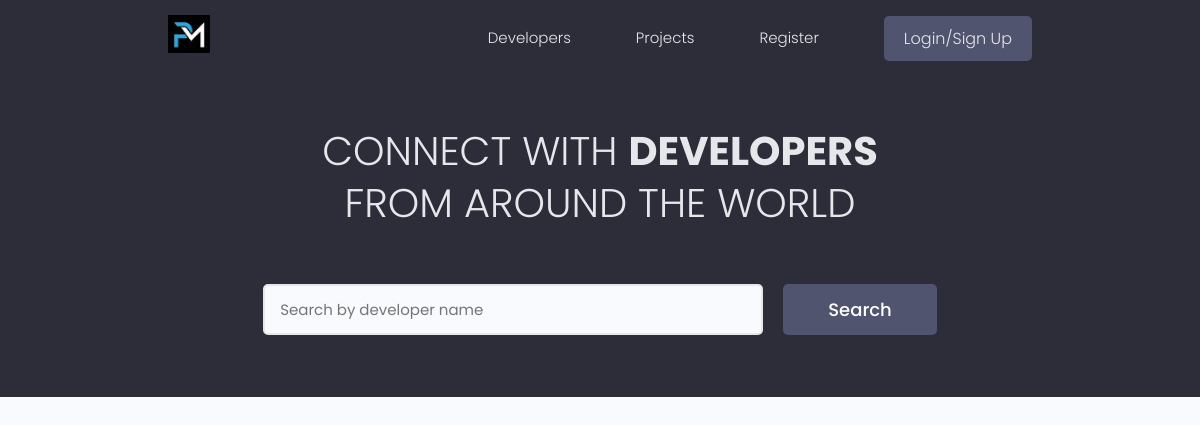
/, run on an earlier commit of the app's database.
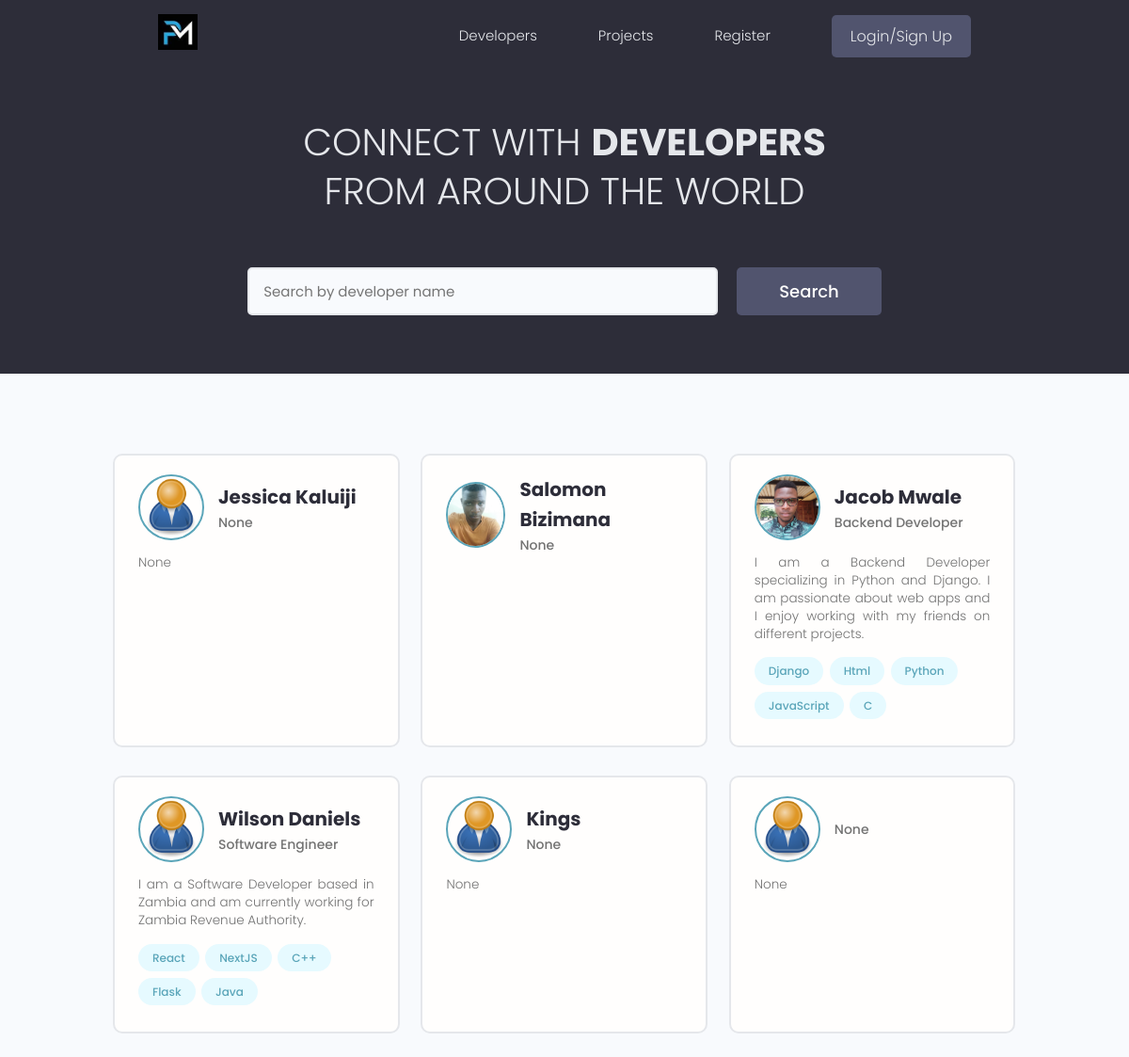
And on a later commit of the database.
### users/models.py (models this page shows, shortened)
class Profile(models.Model):
    user = models.OneToOneField(User, on_delete=models.CASCADE, null=True, blank=True)
    name = models.CharField(max_length=200, blank=True, null=True)
    username = models.CharField(max_length=200, blank=True, null=True)
    location = models.CharField(max_length=200, blank=True, null=True)
    email = models.EmailField(max_length=500, null=True, blank=True)
    short_intro = models.CharField(max_length=200, null=True, blank=True)
    bio = models.TextField(null=True, blank=True)
    profile_image = models.ImageField(
        null=True, blank=True, upload_to="profiles/", default="profiles/user-default.png")
    social_github = models.CharField(max_length=200, blank=True, null=True)
    social_facebook = models.CharField(max_length=200, blank=True, null=True)
    social_linkedin = models.CharField(max_length=200, blank=True, null=True)
    social_twitter = models.CharField(max_length=200, blank=True, null=True)
    social_youtube = models.CharField(max_length=200, blank=True, null=True)
    social_website = models.CharField(max_length=200, blank=True, null=True)
    created = models.DateTimeField(auto_now_add=True)
    id = models.UUIDField(default=uuid.uuid4, unique=True,
                           primary_key=True, editable=False)

class Skill(models.Model):
    owner = models.ForeignKey(Profile, on_delete=models.CASCADE)
    name = models.CharField(max_length=200, blank=True, null=True)
    description = models.TextField(blank=True, null=True)
    created = models.DateTimeField(auto_now_add=True)
    id = models.UUIDField(default=uuid.uuid4, unique=True,
                           primary_key=True, editable=False)
    def __str__(self):
        return str(self.name)

### users/views.py (the view)
# urls.py: path('', views.profiles, name="profiles"),
def profiles(request):
    profiles, search_query = searchProfiles(request)
    context = {
        'profiles': profiles,
        'search_query': search_query,
    }
    return render(request, 'users/profiles.html', context)

### users/utils.py (called while the page is built)
def searchProfiles(request):
    search_query = ''
    if request.GET.get('search_query'):
        search_query = request.GET.get('search_query')
    skills = Skill.objects.filter(name__icontains=search_query)
    profiles = Profile.objects.distinct().filter(
        Q(name__icontains=search_query) |
        Q(short_intro__icontains=search_query) |
        Q(skill__in=skills))
    return profiles, search_query

### users/templates/users/profiles.html (shortened to what this page needs)
{% extends 'main.html' %}
{% block content %}
  <main class="home">
    <section class="hero-section text-center">
      <div class="container container--narrow">
        <div class="hero-section__box">
          <h2>CONNECT WITH <span>DEVELOPERS</span></h2>
          <h2>FROM AROUND THE WORLD</h2>
        </div>
        <div class="hero-section__search">
          <form class="form" action="{% url 'profiles' %}" method="get">
            <div class="form__field">
              <input class="input input--text" id="formInput#search" type="text" name="search_query"
                value="{{ search_query }}" placeholder="Search by developer name" />
            </div>
            <input class="btn btn--sub btn--lg" type="submit" value="Search" />
          </form>
        </div>
      </div>
    </section>
    <section class="devlist">
      <div class="container">
        <div class="grid grid--three">
            {% for profile in profiles %}
                <div class="column card">
                    <div class="dev">
                    <a href="{% url 'user-profile' profile.id %}" class="card__body">
                        <div class="dev__profile">
                            <img class="avatar avatar--md" src="{{ profile.profile_image.url }}" alt="image" />
                        <div class="dev__meta">
                            <h3>{{ profile.name }}</h3>
                            <h5>{{ profile.short_intro|slice:"80" }}</h5>
                        </div>
                        </div>
                        <p class="dev__info">{{ profile.bio|slice:"150"}}</p>
                        <div class="dev__skills">
                        {% for skill in profile.skill_set.all|slice:"5" %}
                            <span class="tag tag--pill tag--main">
                                <small>{{ skill }}</small>
                            </span>
                        {% endfor %}
                        </div>
                    </a>
                    </div>
                </div>
          {% endfor %}
        </div>
      </div>
    </section>
  </main>
{% endblock content %}

### templates/main.html (shortened to what this page needs)
<!DOCTYPE html>
{% load static %}
<html>
    <head>
        <link rel="stylesheet" href="https://cdn.iconmonstr.com/1.3.0/css/iconmonstr-iconic-font.min.css" />
        <link rel="stylesheet" href="{% static 'uikit/styles/uikit.css' %}" />
        <link rel="stylesheet" href="{% static 'css/app.css' %}" />
    </head>
    <body>
        {% include 'navbar.html' %}
        {% block content %}
        {% endblock content %}
    </body>
</html>

### templates/navbar.html (shortened to what this page needs)
{% load static %}
 <header class="header">
    <div class="container container--narrow">
      <a href="{% url 'profiles' %}" class="header__logo">
        <img src="{% static 'images/logo.jpeg' %}" alt="Project Manager Logo" />
      </a>
      <nav class="header__nav">
        <ul class="header__menu">
          <li class="header__menuItem"><a href="{% url 'profiles' %}">Developers</a></li>
          <li class="header__menuItem"><a href="{% url 'projects' %}">Projects</a></li>
          <li class="header__menuItem"><a href="{% url 'register' %}">Register</a></li>
          {% if request.user.is_authenticated %}
            <li class="header__menuItem"><a href="{% url 'create-project' %}">Add project</a></li>
            <li class="header__menuItem"><a href="{% url 'account' %}">My Account</a></li>
            <li class="header__menuItem"><a href="{% url 'logout' %}" class="btn btn--sub">Logout</a></li>
          {% else %}
            <li class="header__menuItem"><a href="{% url 'login' %}" class="btn btn--sub">Login/Sign Up</a></li>
          {% endif %}
        </ul>
      </nav>
    </div>
  </header>

### static/css/app.css (style rules this page uses)
:root { --color-sub: #2d2d39; }
.btn--sub { background-color: var(--color-sub-light); }
.card { border: 2px solid var(--color-light); }
img { width: 100%; }
.header { position: sticky; z-index: 111; background-color: var(--color-sub); padding: 1.5rem 0; }
.header > .container { display: flex; justify-content: space-between; align-items: center; }
.header__logo > img { height: 3.8rem; }
.header__nav > ul { display: inline-flex; align-items: center; list-style: none; gap: 6.5rem; }
.header__menuItem > a { color: var(--color-light); font-weight: 300; }
.hero-section { height: 40vh; display: flex; align-items: center; background-color: var(--color-sub); }
.hero-section__box { margin-bottom: 4rem; }
.hero-section__box > h2, .hero-section__box > h2 > span { font-size: 4rem; color: var(--color-light); line-height: 1.3; text-transform: uppercase; }
.hero-section__box > h2 { font-weight: 300; }
.hero-section__box > h2 > span { font-weight: 700; }
.hero-section__search > .form { display: flex; align-items: center; justify-content: center; gap: 2rem; }
.hero-section__search > .form input.input--text { width: 50rem; }
.devlist { margin-top: 8rem; }
.devlist .grid { align-items: stretch; }
.devlist .dev .dev__profile { display: flex; align-items: center; gap: 1.5rem; }
.devlist .dev .dev__meta h3 { color: var(--color-sub); font-size: 2rem; font-weight: 700; }
.devlist .dev .dev__meta h5 { color: var(--color-text); font-size: 1.4rem; font-weight: 500; }
.devlist .dev .dev__info { margin: 1.5rem 0; font-size: 1.35rem; line-height: 1.4; text-align: justify; }

### static/uikit/styles/modules/_variables.css (style rules this page uses)
:root { --color-main: #5aa5b9; --color-main-light: #e6faff; --color-sub: #3f4156; --color-sub-light: #51546e; --color-sub-lighter: #ededfd; --color-text: #737373; --color-gray: #8b8b8b; --color-light: #e5e7eb; --color-light-gray: #767676; --color-bg: #f8fafd; --color-white: #fffefd; --color-white-light: #f3f3f3; --color-success: #359e64; --color-success-bg: #def8e8; --color-error: #fc4b0b; --color-error-bg: #fff2ee; --font-base: 'Poppins', arial, helvetica, 'Segoe UI', roboto, ubuntu, sans-serif; --font-monospace: 'Fira Code', 'Courier New', courier, monospace; --font-regular: 300; --font-medium: 500; --font-bold: 700; --generic-shadow: 1px 1px 5px #00000010; --generic-transition: all 0.3s ease-in-out; }

### static/uikit/styles/modules/_base.css (style rules this page uses)
* { margin: 0; padding: 0; box-sizing: border-box; text-rendering: optimizeLegibility; color: inherit; font-size: inherit; }
html { font-size: 50%; }
@media only screen and (min-width: 480px) { html { font-size: 56.25%; } }
@media only screen and (min-width: 1200px) { html { font-size: 62.5%; } }
body { line-height: 1.6; font-weight: 400; font-size: 1.5rem; color: var(--color-text); background-color: var(--color-bg); min-height: 100vh; }

### static/uikit/styles/modules/_typography.css (style rules this page uses)
* { font-family: var(--font-base); }
h2 { font-size: 3.6rem; font-weight: var(--font-bold); }
h3 { font-size: 3.2rem; font-weight: var(--font-medium); }
h5 { font-size: 2.4rem; font-weight: var(--font-medium); }
h5, h6 { font-weight: var(--font-regular); }
p, span, strong { font-size: 1.6rem; color: var(--color-text); font-weight: var(--font-regular); }
a { padding-bottom: 2px; text-decoration: none; display: inline-block; color: var(--color-main); font-weight: var(--font-medium); }

### static/uikit/styles/modules/_utilities.css (style rules this page uses)
.container { width: 92%; max-width: 165rem; margin: 0 auto; box-sizing: border-box; }
.container--narrow { width: 92%; max-width: 120rem; }
@media screen and (min-width: 1000px) { .container { width: 90%; } }
@media screen and (min-width: 1000px) { .container--narrow { width: 85%; } }
@media screen and (min-width: 1200px) { .container { width: 80%; } }
@media screen and (min-width: 1200px) { .container--narrow { width: 72%; } }
.text-center { text-align: center; }

### static/uikit/styles/modules/_avatar.css (style rules this page uses)
.avatar { border-radius: 50%; border: 2px solid var(--color-main); object-fit: cover; }
.avatar--md { height: 7rem; width: 7rem; }

### static/uikit/styles/modules/_button.css (style rules this page uses)
.btn { display: inline-block; position: relative; cursor: pointer; background-color: var(--color-light); font-weight: var(--font-medium); color: var(--color-sub); text-decoration: none; padding: 1rem 2rem; border-radius: 0.5rem; border: none; width: -webkit-fit-content; width: -moz-fit-content; width: fit-content; height: -webkit-fit-content; height: -moz-fit-content; height: fit-content; font-size: 1.6rem; outline-width: 0; outline-color: transparent; -webkit-backface-visibility: hidden; backface-visibility: hidden; transition: all 0.3s ease-in-out; }
.btn--sub { background-color: var(--color-sub); color: var(--color-white); }
.btn--lg { font-size: 1.8rem; padding: 1.2rem 4.5rem; }

What changed in the data, as far as the page shows it:
added Profile: profile_image (placeholder picture), name "Jessica Kaluiji", short_intro "None", bio "None"
added Profile: profile_image (picture), name "Salomon Bizimana", short_intro "None"
added Profile: profile_image (picture), name "Jacob Mwale", short_intro "Backend Developer", bio "I am a Backend Developer specializing in Python and Django. I am passionate about web apps and I enjoy working with my friends on different projects."
added Skill: name "Django", shown under "Jacob Mwale"
added Skill: name "Html", shown under "Jacob Mwale"
added Skill: name "Python", shown under "Jacob Mwale"
added Skill: name "JavaScript", shown under "Jacob Mwale"
added Skill: name "C", shown under "Jacob Mwale"
added Profile: profile_image (placeholder picture), name "Wilson Daniels", short_intro "Software Engineer", bio "I am a Software Developer based in Zambia and am currently working for Zambia Revenue Authority."
added Skill: name "React", shown under "Wilson Daniels"
added Skill: name "NextJS", shown under "Wilson Daniels"
added Skill: name "C++", shown under "Wilson Daniels"
added Skill: name "Flask", shown under "Wilson Daniels"
added Skill: name "Java", shown under "Wilson Daniels"
added Profile: profile_image (placeholder picture), name "Kings", short_intro "None", bio "None"
added Profile: profile_image (placeholder picture), short_intro "None", bio "None"
